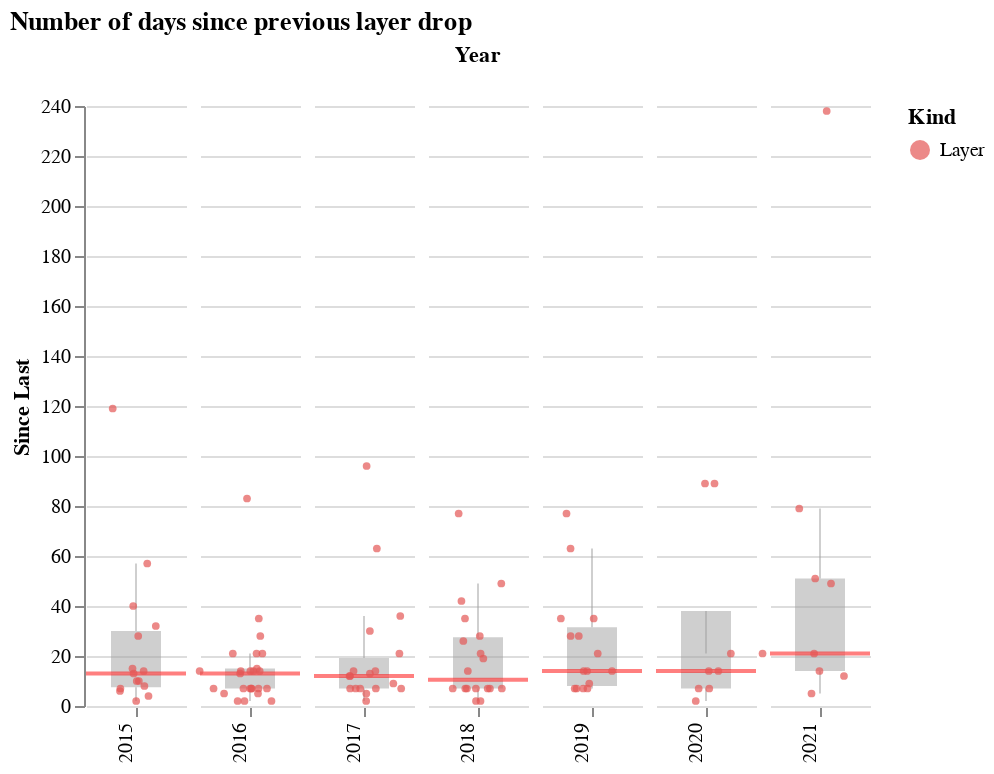

The code cell stored with this chart in its notebook:
### Code cell
ttdf = since_last_kind_df(tdf, 'Layer')
ttdf = ttdf[ttdf['Year'] > 2014]
plots.facetted_scatter(ttdf, 
                       'Kind', 
                       kind_sort_order, 
                       'Since Last',
                       color_scale=alt.Scale(range=['#e45756'])).properties(title='Number of days since previous layer drop')

### Figure 1 — Vega-Lite specification as saved in the notebook (floating-point values rounded to 4 significant figures)
{"$schema": "https://vega.github.io/schema/vega-lite/v4.8.1.json", "config": {"facet": {"spacing": 0}, "view": {"continuousHeight": 300, "continuousWidth": 400, "stroke": null}}, "data": {"name": "data-61a38460ca09c274e9999d41346299d6"}, "datasets": {"data-61a38460ca09c274e9999d41346299d6": [{"Category": "Clothes", "Kind": "Layer", "Price": 495, "Price-2021": 495, "Product": "Extrafleece Fleece", "Release": "2021-10-26T00:00:00", "Since Last": 21, "Type": "Sweater", "Year": 2021}, {"Category": "Clothes", "Kind": "Layer", "Price": 495, "Price-2021": 495, "Product": "Experiment 288 - Futurecore Warmshirt", "Release": "2021-10-05T00:00:00", "Since Last": 5, "Type": "Outerwear", "Year": 2021}, {"Category": "Clothes", "Kind": "Layer", "Price": 475, "Price-2021": 475, "Product": "Futurecore Track Jacket", "Release": "2021-09-30T00:00:00", "Since Last": 79, "Type": "Outerwear", "Year": 2021}, {"Category": "Clothes", "Kind": "Layer", "Price": 666, "Price-2021": 668, "Product": "Experiment 271 - Injex Jumpsuit", "Release": "2021-07-13T00:00:00", "Since Last": 21, "Type": "Outerwear", "Year": 2021}, {"Category": "Clothes", "Kind": "Layer", "Price": 175, "Price-2021": 176, "Product": "Grid Linen Hoodie", "Release": "2021-06-22T00:00:00", "Since Last": 14, "Type": "Hoodie", "Year": 2021}, {"Category": "Clothes", "Kind": "Layer", "Price": 125, "Price-2021": 125, "Product": "Beach Thing", "Release": "2021-06-08T00:00:00", "Since Last": 12, "Type": "Poncho", "Year": 2021}, {"Category": "Clothes", "Kind": "Layer", "Price": 365, "Price-2021": 369, "Product": "Experiment 269 - Injex Base", "Release": "2021-05-27T00:00:00", "Since Last": 49, "Type": "Hood", "Year": 2021}, {"Category": "Clothes", "Kind": "Layer", "Price": 495, "Price-2021": 503, "Product": "Workcloth OG Shank Jacket", "Release": "2021-04-08T00:00:00", "Since Last": 51, "Type": "Outerwear", "Year": 2021}, {"Category": "Clothes", "Kind": "Layer", "Price": 595, "Price-2021": 611, "Product": "Duckcloth Shank Jacket", "Release": "2021-02-16T00:00:00", "Since Last": 238, "Type": "Outerwear", "Year": 2021}, {"Category": "Clothes", "Kind": "Layer", "Price": 125, "Price-2021": 130, "Product": "Beach Thing", "Release": "2020-06-23T00:00:00", "Since Last": 14, "Type": "Poncho", "Year": 2020}, {"Category": "Clothes", "Kind": "Layer", "Price": 650, "Price-2021": 677, "Product": "Injected Linen Blazer", "Release": "2020-06-09T00:00:00", "Since Last": 89, "Type": "Blazer", "Year": 2020}, {"Category": "Clothes", "Kind": "Layer", "Price": 795, "Price-2021": 829, "Product": "Experiment 231 - Heavy Fourway Nicer Jacket", "Release": "2020-03-12T00:00:00", "Since Last": 2, "Type": "Outerwear", "Year": 2020}, {"Category": "Clothes", "Kind": "Layer", "Price": 750, "Price-2021": 782, "Product": "Supermarine Clean Jacket", "Release": "2020-03-10T00:00:00", "Since Last": 14, "Type": "Outerwear", "Year": 2020}, {"Category": "Clothes", "Kind": "Layer", "Price": 777, "Price-2021": 810, "Product": "Experiment 226 - Stronglinen Dart Jacket", "Release": "2020-02-25T00:00:00", "Since Last": 7, "Type": "Outerwear", "Year": 2020}, {"Category": "Clothes", "Kind": "Layer", "Price": 1600, "Price-2021": 1669, "Product": "Experiment 220 - Neoshell Fishtail", "Release": "2020-02-18T00:00:00", "Since Last": 7, "Type": "Outerwear", "Year": 2020}, {"Category": "Clothes", "Kind": "Layer", "Price": 225, "Price-2021": 234, "Product": "Experiment 219 - Futuretrainers", "Release": "2020-02-11T00:00:00", "Since Last": 21, "Type": "Sweatpants", "Year": 2020}, {"Category": "Clothes", "Kind": "Layer", "Price": 895, "Price-2021": 935, "Product": "Experiment 217 - Strongform Safari Shank", "Release": "2020-01-21T00:00:00", "Since Last": 89, "Type": "Outerwear", "Year": 2020}, {"Category": "Clothes", "Kind": "Layer", "Price": 650, "Price-2021": 682, "Product": "Experiment 196 - Neoextrafleece", "Release": "2019-10-24T00:00:00", "Since Last": 9, "Type": "Outerwear", "Year": 2019}, {"Category": "Clothes", "Kind": "Layer", "Price": 295, "Price-2021": 309, "Product": "Experiment 190 - Futurecharge 60 Shirt", "Release": "2019-10-15T00:00:00", "Since Last": 14, "Type": "Outerwear", "Year": 2019}, {"Category": "Clothes", "Kind": "Layer", "Price": 365, "Price-2021": 383, "Product": "Extrafleece Funnelneck", "Release": "2019-10-01T00:00:00", "Since Last": 7, "Type": "Sweater", "Year": 2019}, {"Category": "Clothes", "Kind": "Layer", "Price": 995, "Price-2021": 1045, "Product": "Duckcloth Slash Fortress", "Release": "2019-09-24T00:00:00", "Since Last": 7, "Type": "Outerwear", "Year": 2019}, {"Category": "Clothes", "Kind": "Layer", "Price": 375, "Price-2021": 394, "Product": "Warmform Merino Zipfront", "Release": "2019-09-17T00:00:00", "Since Last": 7, "Type": "Sweater", "Year": 2019}, {"Category": "Clothes", "Kind": "Layer", "Price": 395, "Price-2021": 415, "Product": "Hard/Co Merino Hoodie", "Release": "2019-09-10T00:00:00", "Since Last": 63, "Type": "Hoodie", "Year": 2019}, {"Category": "Clothes", "Kind": "Layer", "Price": 495, "Price-2021": 521, "Product": "Experiment 174 - Injected Linen Poncho", "Release": "2019-07-09T00:00:00", "Since Last": 21, "Type": "Poncho", "Year": 2019}, {"Category": "Clothes", "Kind": "Layer", "Price": 125, "Price-2021": 131, "Product": "Beach Thing", "Release": "2019-06-18T00:00:00", "Since Last": 28, "Type": "Poncho", "Year": 2019}, {"Category": "Clothes", "Kind": "Layer", "Price": 595, "Price-2021": 628, "Product": "Experiment 173 - Stronglinen Carry Vest", "Release": "2019-05-21T00:00:00", "Since Last": 14, "Type": "Vest", "Year": 2019}, {"Category": "Clothes", "Kind": "Layer", "Price": 365, "Price-2021": 385, "Product": "Experiment 163 - Ultra Ultra Nice Jacket", "Release": "2019-05-07T00:00:00", "Since Last": 35, "Type": "Outerwear", "Year": 2019}, {"Category": "Clothes", "Kind": "Layer", "Price": 995, "Price-2021": 1052, "Product": "Experiment 160 - Dystrong Articulated Jacket", "Release": "2019-04-02T00:00:00", "Since Last": 35, "Type": "Outerwear", "Year": 2019}, {"Category": "Clothes", "Kind": "Layer", "Price": 395, "Price-2021": 419, "Product": "Hard/Co Merino Hoodie", "Release": "2019-02-26T00:00:00", "Since Last": 28, "Type": "Hoodie", "Year": 2019}, {"Category": "Clothes", "Kind": "Layer", "Price": 495, "Price-2021": 526, "Product": "Supermarine Clean Jacket", "Release": "2019-01-29T00:00:00", "Since Last": 14, "Type": "Outerwear", "Year": 2019}, {"Category": "Clothes", "Kind": "Layer", "Price": 198, "Price-2021": 210, "Product": "Experiment 147 - Extrawinter Hood", "Release": "2019-01-15T00:00:00", "Since Last": 7, "Type": "Hood", "Year": 2019}, {"Category": "Clothes", "Kind": "Layer", "Price": 365, "Price-2021": 388, "Product": "Warmform Merino Qzip", "Release": "2019-01-08T00:00:00", "Since Last": 77, "Type": "Sweater", "Year": 2019}, {"Category": "Clothes", "Kind": "Layer", "Price": 950, "Price-2021": 1014, "Product": "Experiment 118 - Prodigy Mutation", "Release": "2018-10-23T00:00:00", "Since Last": 7, "Type": "Outerwear", "Year": 2018}, {"Category": "Clothes", "Kind": "Layer", "Price": 750, "Price-2021": 800, "Product": "Shelter from the Storm", "Release": "2018-10-16T00:00:00", "Since Last": 7, "Type": "Outerwear", "Year": 2018}, {"Category": "Clothes", "Kind": "Layer", "Price": 675, "Price-2021": 720, "Product": "Strongwool Topcoat", "Release": "2018-10-09T00:00:00", "Since Last": 7, "Type": "Outerwear", "Year": 2018}, {"Category": "Clothes", "Kind": "Layer", "Price": 150, "Price-2021": 160, "Product": "Extrafleece Poncho", "Release": "2018-10-02T00:00:00", "Since Last": 7, "Type": "Poncho", "Year": 2018}, {"Category": "Clothes", "Kind": "Layer", "Price": 295, "Price-2021": 315, "Product": "Hard/Co Merino Crewneck", "Release": "2018-09-25T00:00:00", "Since Last": 14, "Type": "Sweater", "Year": 2018}, {"Category": "Clothes", "Kind": "Layer", "Price": 980, "Price-2021": 1047, "Product": "Experiment 106 - Supermarine Trench", "Release": "2018-09-11T00:00:00", "Since Last": 42, "Type": "Outerwear", "Year": 2018}, {"Category": "Clothes", "Kind": "Layer", "Price": 888, "Price-2021": 951, "Product": "Experiment 101 - Supermarine Sunchannel Poncho", "Release": "2018-07-31T00:00:00", "Since Last": 7, "Type": "Poncho", "Year": 2018}, {"Category": "Clothes", "Kind": "Layer", "Price": 575, "Price-2021": 616, "Product": "Experiment 105 - Workcloth Hooded Shank", "Release": "2018-07-24T00:00:00", "Since Last": 26, "Type": "Outerwear", "Year": 2018}, {"Category": "Clothes", "Kind": "Layer", "Price": 495, "Price-2021": 530, "Product": "Experiment 092 - F.Cloth Sun Parka", "Release": "2018-06-28T00:00:00", "Since Last": 2, "Type": "Outerwear", "Year": 2018}, {"Category": "Clothes", "Kind": "Layer", "Price": 695, "Price-2021": 745, "Product": "Experiment 095 - Open Wool Freejacket", "Release": "2018-06-26T00:00:00", "Since Last": 19, "Type": "Outerwear", "Year": 2018}, {"Category": "Clothes", "Kind": "Layer", "Price": 695, "Price-2021": 745, "Product": "Experiment 093 - Ramiecrush Park Blazer", "Release": "2018-06-07T00:00:00", "Since Last": 2, "Type": "Blazer", "Year": 2018}, {"Category": "Clothes", "Kind": "Layer", "Price": 650, "Price-2021": 697, "Product": "Injected Linen Blazer", "Release": "2018-06-05T00:00:00", "Since Last": 7, "Type": "Blazer", "Year": 2018}, {"Category": "Clothes", "Kind": "Layer", "Price": 999, "Price-2021": 1072, "Product": "Experiment 091 - Dystrong Shank", "Release": "2018-05-29T00:00:00", "Since Last": 21, "Type": "Outerwear", "Year": 2018}, {"Category": "Clothes", "Kind": "Layer", "Price": 365, "Price-2021": 391, "Product": "Experiment 078 - Injected Linen Tunic", "Release": "2018-05-08T00:00:00", "Since Last": 35, "Type": "Tunic", "Year": 2018}, {"Category": "Clothes", "Kind": "Layer", "Price": 125, "Price-2021": 134, "Product": "Beach Thing", "Release": "2018-04-03T00:00:00", "Since Last": 28, "Type": "Poncho", "Year": 2018}, {"Category": "Clothes", "Kind": "Layer", "Price": 295, "Price-2021": 318, "Product": "Ultra Ultra Track Jacket", "Release": "2018-03-06T00:00:00", "Since Last": 7, "Type": "Outerwear", "Year": 2018}, {"Category": "Clothes", "Kind": "Layer", "Price": 295, "Price-2021": 318, "Product": "Hard/Co Merino Crewneck", "Release": "2018-02-27T00:00:00", "Since Last": 49, "Type": "Sweater", "Year": 2018}, {"Category": "Clothes", "Kind": "Layer", "Price": 995, "Price-2021": 1077, "Product": "Experiment 063 - Supermarine Slash Parka", "Release": "2018-01-09T00:00:00", "Since Last": 77, "Type": "Outerwear", "Year": 2018}, {"Category": "Clothes", "Kind": "Layer", "Price": 777, "Price-2021": 845, "Product": "Strongwool Topcoat", "Release": "2017-10-24T00:00:00", "Since Last": 7, "Type": "Outerwear", "Year": 2017}, {"Category": "Clothes", "Kind": "Layer", "Price": 595, "Price-2021": 647, "Product": "Experiment 045 - Doublewool Hooded Vest", "Release": "2017-10-17T00:00:00", "Since Last": 7, "Type": "Vest", "Year": 2017}, {"Category": "Clothes", "Kind": "Layer", "Price": 395, "Price-2021": 429, "Product": "Experiment 042 - Strongwool Fleece Hoodie", "Release": "2017-10-10T00:00:00", "Since Last": 12, "Type": "Hoodie", "Year": 2017}, {"Category": "Clothes", "Kind": "Layer", "Price": 425, "Price-2021": 463, "Product": "Alphacharge Track Jacket", "Release": "2017-09-28T00:00:00", "Since Last": 2, "Type": "Outerwear", "Year": 2017}, {"Category": "Clothes", "Kind": "Layer", "Price": 250, "Price-2021": 272, "Product": "Doublefine Merino Pullover Hoodie", "Release": "2017-09-26T00:00:00", "Since Last": 7, "Type": "Hoodie", "Year": 2017}, {"Category": "Clothes", "Kind": "Layer", "Price": 625, "Price-2021": 681, "Product": "Deck Jacket", "Release": "2017-09-19T00:00:00", "Since Last": 13, "Type": "Outerwear", "Year": 2017}, {"Category": "Clothes", "Kind": "Layer", "Price": 198, "Price-2021": 215, "Product": "Co/Weight Crewneck Sweatshirt", "Release": "2017-09-06T00:00:00", "Since Last": 36, "Type": "Sweater", "Year": 2017}, {"Category": "Clothes", "Kind": "Layer", "Price": 350, "Price-2021": 382, "Product": "Experiment 037 - Linoco Soft Jacket", "Release": "2017-08-01T00:00:00", "Since Last": 7, "Type": "Outerwear", "Year": 2017}, {"Category": "Clothes", "Kind": "Layer", "Price": 425, "Price-2021": 464, "Product": "Experiment 028 - Injected Linen Parka", "Release": "2017-07-25T00:00:00", "Since Last": 5, "Type": "Outerwear", "Year": 2017}, {"Category": "Clothes", "Kind": "Layer", "Price": 495, "Price-2021": 541, "Product": "Experiment 026 - Ultra Ultra Poncho", "Release": "2017-07-20T00:00:00", "Since Last": 30, "Type": "Poncho", "Year": 2017}, {"Category": "Clothes", "Kind": "Layer", "Price": 198, "Price-2021": 216, "Product": "Ultralight Track Pants", "Release": "2017-06-20T00:00:00", "Since Last": 12, "Type": "Sweatpants", "Year": 2017}, {"Category": "Clothes", "Kind": "Layer", "Price": 150, "Price-2021": 164, "Product": "Beach Thing", "Release": "2017-06-08T00:00:00", "Since Last": 9, "Type": "Outerwear", "Year": 2017}, {"Category": "Clothes", "Kind": "Layer", "Price": 425, "Price-2021": 466, "Product": "Injected Linen Hooded", "Release": "2017-05-30T00:00:00", "Since Last": 7, "Type": "Outerwear", "Year": 2017}, {"Category": "Clothes", "Kind": "Layer", "Price": 198, "Price-2021": 217, "Product": "Experiment 022 - Dreamweight Hoodie", "Release": "2017-05-23T00:00:00", "Since Last": 14, "Type": "Hoodie", "Year": 2017}, {"Category": "Clothes", "Kind": "Layer", "Price": 495, "Price-2021": 542, "Product": "Injected Linen Doublebreasted", "Release": "2017-05-09T00:00:00", "Since Last": 63, "Type": "Outerwear", "Year": 2017}, {"Category": "Clothes", "Kind": "Layer", "Price": 295, "Price-2021": 324, "Product": "Ultralight Track Jacket", "Release": "2017-03-07T00:00:00", "Since Last": 14, "Type": "Outerwear", "Year": 2017}, {"Category": "Clothes", "Kind": "Layer", "Price": 420, "Price-2021": 462, "Product": "60/30 Jacket", "Release": "2017-02-21T00:00:00", "Since Last": 21, "Type": "Outerwear", "Year": 2017}, {"Category": "Clothes", "Kind": "Layer", "Price": 198, "Price-2021": 218, "Product": "Co/Weight Crewneck Sweatshirt", "Release": "2017-01-31T00:00:00", "Since Last": 96, "Type": "Sweater", "Year": 2017}, {"Category": "Clothes", "Kind": "Layer", "Price": 432, "Price-2021": 477, "Product": "Alphacharge Track Jacket", "Release": "2016-10-27T00:00:00", "Since Last": 2, "Type": "Outerwear", "Year": 2016}, {"Category": "Clothes", "Kind": "Layer", "Price": 225, "Price-2021": 248, "Product": "Doublefine Merino Pullover", "Release": "2016-10-25T00:00:00", "Since Last": 7, "Type": "Sweater", "Year": 2016}, {"Category": "Clothes", "Kind": "Layer", "Price": 333, "Price-2021": 368, "Product": "Alphacharge Vest", "Release": "2016-10-18T00:00:00", "Since Last": 7, "Type": "Vest", "Year": 2016}, {"Category": "Clothes", "Kind": "Layer", "Price": 333, "Price-2021": 368, "Product": "Alphacore Short Sleeve", "Release": "2016-10-11T00:00:00", "Since Last": 5, "Type": "Sweater", "Year": 2016}, {"Category": "Clothes", "Kind": "Layer", "Price": 225, "Price-2021": 248, "Product": "Doublefine Merino Pullover", "Release": "2016-10-06T00:00:00", "Since Last": 2, "Type": "Sweater", "Year": 2016}, {"Category": "Clothes", "Kind": "Layer", "Price": 325, "Price-2021": 359, "Product": "Strongwool Funnelneck Fleece", "Release": "2016-10-04T00:00:00", "Since Last": 5, "Type": "Sweater", "Year": 2016}, {"Category": "Clothes", "Kind": "Layer", "Price": 240, "Price-2021": 265, "Product": "Doublefine Merino Cardigan", "Release": "2016-09-29T00:00:00", "Since Last": 2, "Type": "Sweater", "Year": 2016}, {"Category": "Clothes", "Kind": "Layer", "Price": 1250, "Price-2021": 1385, "Product": "Experiment 014 - High Tenacity Neoshell Trench", "Release": "2016-09-27T00:00:00", "Since Last": 21, "Type": "Outerwear", "Year": 2016}, {"Category": "Clothes", "Kind": "Layer", "Price": 225, "Price-2021": 249, "Product": "Co/Weight Merino Pullover Hoodie", "Release": "2016-09-06T00:00:00", "Since Last": 7, "Type": "Hoodie", "Year": 2016}, {"Category": "Clothes", "Kind": "Layer", "Price": 750, "Price-2021": 832, "Product": "Liberated Wool Dufflecoat", "Release": "2016-08-30T00:00:00", "Since Last": 7, "Type": "Outerwear", "Year": 2016}, {"Category": "Clothes", "Kind": "Layer", "Price": 275, "Price-2021": 305, "Product": "Experiment 013 - Soft Jacket", "Release": "2016-08-23T00:00:00", "Since Last": 7, "Type": "Outerwear", "Year": 2016}, {"Category": "Clothes", "Kind": "Layer", "Price": 595, "Price-2021": 660, "Product": "Supermarine Soft Core Bomber", "Release": "2016-08-16T00:00:00", "Since Last": 35, "Type": "Outerwear", "Year": 2016}, {"Category": "Clothes", "Kind": "Layer", "Price": 495, "Price-2021": 550, "Product": "Experiment 007 - Garment Dyed Shank", "Release": "2016-07-12T00:00:00", "Since Last": 14, "Type": "Outerwear", "Year": 2016}, {"Category": "Clothes", "Kind": "Layer", "Price": 495, "Price-2021": 551, "Product": "Experiment 005  - Safari Shank", "Release": "2016-06-28T00:00:00", "Since Last": 28, "Type": "Outerwear", "Year": 2016}, {"Category": "Clothes", "Kind": "Layer", "Price": 395, "Price-2021": 440, "Product": "Freeshell", "Release": "2016-05-31T00:00:00", "Since Last": 7, "Type": "Outerwear", "Year": 2016}, {"Category": "Clothes", "Kind": "Layer", "Price": 298, "Price-2021": 332, "Product": "Openweight Merino Thing", "Release": "2016-05-24T00:00:00", "Since Last": 14, "Type": "Outerwear", "Year": 2016}, {"Category": "Clothes", "Kind": "Layer", "Price": 365, "Price-2021": 406, "Product": "Mesh Freeshell", "Release": "2016-05-10T00:00:00", "Since Last": 14, "Type": "Outerwear", "Year": 2016}, {"Category": "Clothes", "Kind": "Layer", "Price": 575, "Price-2021": 641, "Product": "60/30 Big Blazer", "Release": "2016-04-26T00:00:00", "Since Last": 14, "Type": "Blazer", "Year": 2016}, {"Category": "Clothes", "Kind": "Layer", "Price": 495, "Price-2021": 552, "Product": "Experiment 001 - Track Jacket", "Release": "2016-04-12T00:00:00", "Since Last": 21, "Type": "Outerwear", "Year": 2016}, {"Category": "Clothes", "Kind": "Layer", "Price": 395, "Price-2021": 442, "Product": "Shank Jacket", "Release": "2016-03-22T00:00:00", "Since Last": 21, "Type": "Outerwear", "Year": 2016}, {"Category": "Clothes", "Kind": "Layer", "Price": 550, "Price-2021": 615, "Product": "SMB-1", "Release": "2016-03-01T00:00:00", "Since Last": 14, "Type": "Outerwear", "Year": 2016}, {"Category": "Clothes", "Kind": "Layer", "Price": 395, "Price-2021": 442, "Product": "Freeshell", "Release": "2016-02-16T00:00:00", "Since Last": 7, "Type": "Outerwear", "Year": 2016}, {"Category": "Clothes", "Kind": "Layer", "Price": 550, "Price-2021": 616, "Product": "60/30 Blazer", "Release": "2016-02-09T00:00:00", "Since Last": 13, "Type": "Blazer", "Year": 2016}, {"Category": "Clothes", "Kind": "Layer", "Price": 550, "Price-2021": 617, "Product": "60/30 Blazer", "Release": "2016-01-27T00:00:00", "Since Last": 15, "Type": "Blazer", "Year": 2016}, {"Category": "Clothes", "Kind": "Layer", "Price": 240, "Price-2021": 269, "Product": "Doublefine Merino Cardigan", "Release": "2016-01-12T00:00:00", "Since Last": 83, "Type": "Sweater", "Year": 2016}, {"Category": "Clothes", "Kind": "Layer", "Price": 750, "Price-2021": 844, "Product": "Liberated Wool Dufflecoat", "Release": "2015-10-21T00:00:00", "Since Last": 8, "Type": "Outerwear", "Year": 2015}, {"Category": "Clothes", "Kind": "Layer", "Price": 275, "Price-2021": 309, "Product": "Doublefine Merino Hoodie", "Release": "2015-10-13T00:00:00", "Since Last": 6, "Type": "Hoodie", "Year": 2015}, {"Category": "Clothes", "Kind": "Layer", "Price": 225, "Price-2021": 253, "Product": "Doublefine Merino Sweatpants", "Release": "2015-10-07T00:00:00", "Since Last": 4, "Type": "Sweatpants", "Year": 2015}, {"Category": "Clothes", "Kind": "Layer", "Price": 275, "Price-2021": 309, "Product": "Doublefine Merino Hoodie", "Release": "2015-10-03T00:00:00", "Since Last": 10, "Type": "Hoodie", "Year": 2015}, {"Category": "Clothes", "Kind": "Layer", "Price": 225, "Price-2021": 253, "Product": "Doublefine Merino Pullover", "Release": "2015-09-23T00:00:00", "Since Last": 14, "Type": "Sweater", "Year": 2015}, {"Category": "Clothes", "Kind": "Layer", "Price": 595, "Price-2021": 670, "Product": "Supermarine Soft Core Bomber", "Release": "2015-09-09T00:00:00", "Since Last": 40, "Type": "Outerwear", "Year": 2015}, {"Category": "Clothes", "Kind": "Layer", "Price": 365, "Price-2021": 412, "Product": "Public Prototype 012", "Release": "2015-07-31T00:00:00", "Since Last": 10, "Type": "Outerwear", "Year": 2015}, {"Category": "Clothes", "Kind": "Layer", "Price": 225, "Price-2021": 254, "Product": "Doublefine Merino Sweatpants", "Release": "2015-07-21T00:00:00", "Since Last": 7, "Type": "Sweatpants", "Year": 2015}, {"Category": "Clothes", "Kind": "Layer", "Price": 325, "Price-2021": 366, "Product": "Public Prototype 010", "Release": "2015-07-14T00:00:00", "Since Last": 15, "Type": "Vest", "Year": 2015}, {"Category": "Clothes", "Kind": "Layer", "Price": 365, "Price-2021": 412, "Product": "Freeshell", "Release": "2015-06-29T00:00:00", "Since Last": 32, "Type": "Outerwear", "Year": 2015}, {"Category": "Clothes", "Kind": "Layer", "Price": 275, "Price-2021": 311, "Product": "Public Prototype 007", "Release": "2015-05-28T00:00:00", "Since Last": 2, "Type": "Hoodie", "Year": 2015}, {"Category": "Clothes", "Kind": "Layer", "Price": 550, "Price-2021": 622, "Product": "60/30 Blazer", "Release": "2015-05-26T00:00:00", "Since Last": 13, "Type": "Blazer", "Year": 2015}, {"Category": "Clothes", "Kind": "Layer", "Price": 188, "Price-2021": 212, "Product": "Cowlhood", "Release": "2015-05-13T00:00:00", "Since Last": 28, "Type": "Sweater", "Year": 2015}, {"Category": "Clothes", "Kind": "Layer", "Price": 165, "Price-2021": 186, "Product": "Airspace Transparent Pullover", "Release": "2015-04-15T00:00:00", "Since Last": 57, "Type": "Sweater", "Year": 2015}, {"Category": "Clothes", "Kind": "Layer", "Price": 225, "Price-2021": 255, "Product": "Public Prototype 001", "Release": "2015-02-17T00:00:00", "Since Last": 119, "Type": "Sweater", "Year": 2015}]}, "facet": {"column": {"field": "Year", "header": {"labelAlign": "right", "labelAngle": -90, "labelOrient": "bottom", "labelPadding": 3, "titleOrient": "top"}, "type": "ordinal"}}, "spec": {"layer": [{"encoding": {"y": {"axis": {}, "field": "Since Last", "scale": {}, "type": "quantitative"}}, "mark": {"color": "#A0A0A0", "opacity": 0.5, "outliers": false, "size": 25, "type": "boxplot"}, "width": 50}, {"layer": [{"encoding": {"y": {"aggregate": "median", "field": "Since Last", "type": "quantitative"}}, "mark": {"color": "red", "opacity": 0.5, "size": 2, "type": "rule"}, "width": 50}, {"encoding": {"color": {"field": "Kind", "scale": {"range": ["#e45756"]}, "sort": ["Bottom", "Top", "Layer"], "type": "nominal"}, "tooltip": [{"field": "Product", "type": "nominal"}, {"field": "Price", "type": "quantitative"}, {"field": "Price-2021", "type": "quantitative"}, {"field": "Since Last", "type": "quantitative"}], "x": {"axis": {"grid": false, "labels": false, "ticks": true, "values": [0]}, "field": "jitter", "scale": {}, "title": null, "type": "quantitative"}, "y": {"axis": {}, "field": "Since Last", "scale": {}, "type": "quantitative"}}, "mark": {"opacity": 0.7, "size": 15, "type": "circle"}, "transform": [{"as": "jitter", "calculate": "sqrt(-2*log(random()))*cos(2*PI*random())"}], "width": 50}]}]}, "title": "Number of days since previous layer drop"}
